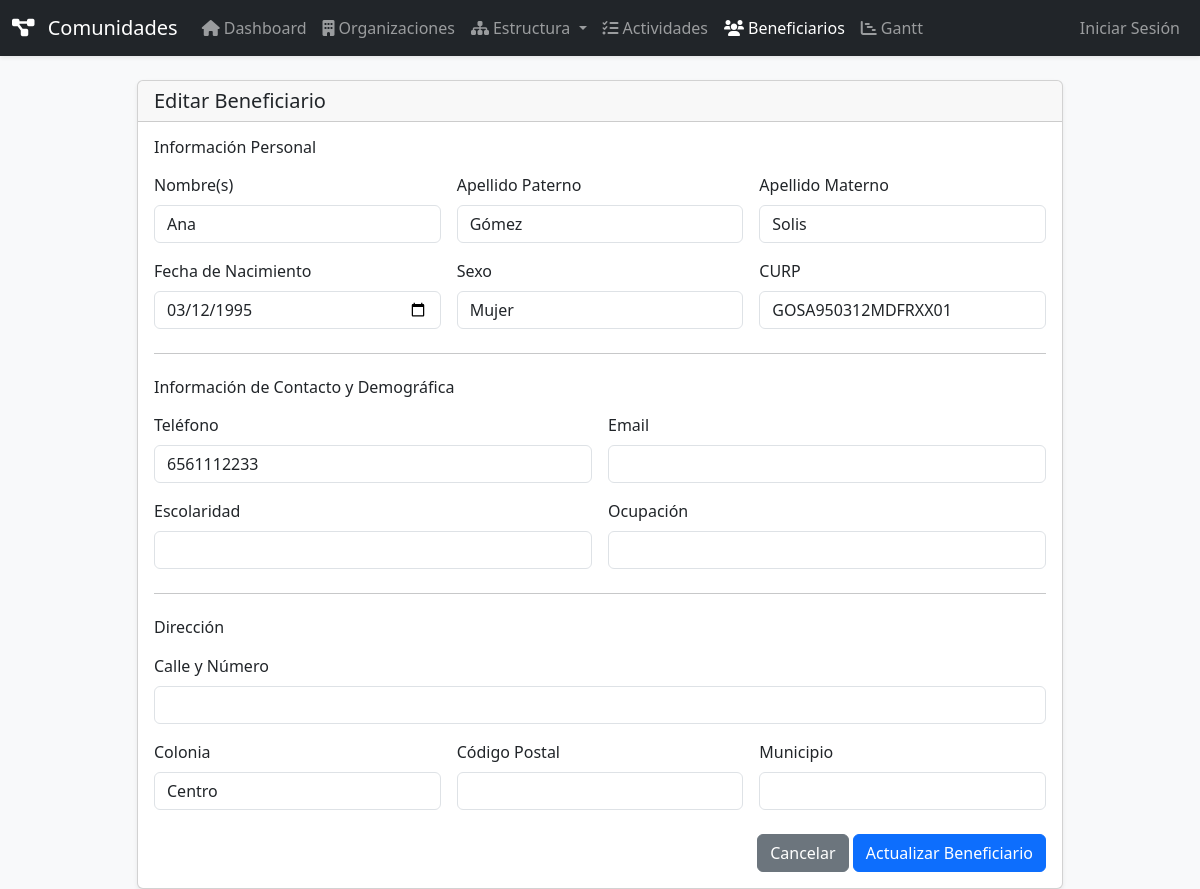
Screenshot of /beneficiarios/edit.php?id=1 with the database file from the repository.
### tables this page shows
CREATE TABLE beneficiarios (
    id INT AUTO_INCREMENT PRIMARY KEY,
    nombre VARCHAR(100) NOT NULL,
    apellido_paterno VARCHAR(100) NOT NULL,
    apellido_materno VARCHAR(100),
    fecha_nacimiento DATE,
    sexo VARCHAR(50),
    curp VARCHAR(18) UNIQUE,
    telefono VARCHAR(20),
    email VARCHAR(100),
    escolaridad VARCHAR(100),
    ocupacion VARCHAR(100),
    colonia VARCHAR(255),
    calle_numero VARCHAR(255),
    codigo_postal VARCHAR(10),
    municipio VARCHAR(100),
    estado VARCHAR(100),
    created_at TIMESTAMP DEFAULT CURRENT_TIMESTAMP,
    updated_at TIMESTAMP DEFAULT CURRENT_TIMESTAMP ON UPDATE CURRENT_TIMESTAMP
);

### beneficiarios/edit.php (the view, shortened to what this page needs)
<?php
require_once '../includes/config.php';
$id = (int)($_GET['id'] ?? 0);
try {
    $stmt = $pdo->prepare("SELECT * FROM beneficiarios WHERE id = ?");
    $stmt->execute([$id]);
    $b = $stmt->fetch();
} catch (PDOException $e) {
    die("Error en la base de datos: " . $e->getMessage());
}
include '../includes/header.php';
?>
<div class="row justify-content-center">
    <div class="col-lg-10">
        <div class="card shadow-sm">
            <div class="card-header"><h3 class="h5 mb-0">Editar Beneficiario</h3></div>
            <div class="card-body">
                <form action="update.php" method="POST">
                    <h4 class="h6 mb-3">Información Personal</h4>
                    <div class="row g-3">
                        <div class="col-md-4">
                            <label for="nombre" class="form-label">Nombre(s)</label>
                            <input type="text" class="form-control" id="nombre" name="nombre" value="<?= htmlspecialchars($b['nombre']) ?>" required>
                        </div>
                        <div class="col-md-4">
                            <label for="apellido_paterno" class="form-label">Apellido Paterno</label>
                            <input type="text" class="form-control" id="apellido_paterno" name="apellido_paterno" value="<?= htmlspecialchars($b['apellido_paterno']) ?>" required>
                        </div>
                        <div class="col-md-4">
                            <label for="apellido_materno" class="form-label">Apellido Materno</label>
                            <input type="text" class="form-control" id="apellido_materno" name="apellido_materno" value="<?= htmlspecialchars($b['apellido_materno']) ?>">
                        </div>
                        <div class="col-md-4">
                            <label for="fecha_nacimiento" class="form-label">Fecha de Nacimiento</label>
                            <input type="date" class="form-control" id="fecha_nacimiento" name="fecha_nacimiento" value="<?= htmlspecialchars($b['fecha_nacimiento']) ?>">
                        </div>
                        <div class="col-md-4">
                            <label for="sexo" class="form-label">Sexo</label>
                            <input type="text" class="form-control" id="sexo" name="sexo" value="<?= htmlspecialchars($b['sexo']) ?>">
                        </div>
                        <div class="col-md-4">
                            <label for="curp" class="form-label">CURP</label>
                            <input type="text" class="form-control" id="curp" name="curp" style="text-transform:uppercase" value="<?= htmlspecialchars($b['curp']) ?>">
                        </div>
                    </div>
                    <hr class="my-4">
                    <h4 class="h6 mb-3">Información de Contacto y Demográfica</h4>
                     <div class="row g-3">
                         <div class="col-md-6">
                            <label for="telefono" class="form-label">Teléfono</label>
                            <input type="tel" class="form-control" id="telefono" name="telefono" value="<?= htmlspecialchars($b['telefono']) ?>">
                        </div>
                        <div class="col-md-6">
                            <label for="email" class="form-label">Email</label>
                            <input type="email" class="form-control" id="email" name="email" value="<?= htmlspecialchars($b['email']) ?>">
                        </div>
                        <div class="col-md-6">
                            <label for="escolaridad" class="form-label">Escolaridad</label>
                            <input type="text" class="form-control" id="escolaridad" name="escolaridad" value="<?= htmlspecialchars($b['escolaridad']) ?>">
                        </div>
                        <div class="col-md-6">
                            <label for="ocupacion" class="form-label">Ocupación</label>
                            <input type="text" class="form-control" id="ocupacion" name="ocupacion" value="<?= htmlspecialchars($b['ocupacion']) ?>">
                        </div>
                    </div>
                    <hr class="my-4">
                    <h4 class="h6 mb-3">Dirección</h4>
                     <div class="row g-3">
                        <div class="col-12">
                            <label for="calle_numero" class="form-label">Calle y Número</label>
                            <input type="text" class="form-control" id="calle_numero" name="calle_numero" value="<?= htmlspecialchars($b['calle_numero']) ?>">
                        </div>
                        <div class="col-md-4">
                            <label for="colonia" class="form-label">Colonia</label>
                            <input type="text" class="form-control" id="colonia" name="colonia" value="<?= htmlspecialchars($b['colonia']) ?>">
                        </div>
                        <div class="col-md-4">
                            <label for="codigo_postal" class="form-label">Código Postal</label>
                            <input type="text" class="form-control" id="codigo_postal" name="codigo_postal" value="<?= htmlspecialchars($b['codigo_postal']) ?>">
                        </div>
                        <div class="col-md-4">
                            <label for="municipio" class="form-label">Municipio</label>
                            <input type="text" class="form-control" id="municipio" name="municipio" value="<?= htmlspecialchars($b['municipio']) ?>">
                        </div>
                     </div>
                    <div class="text-end mt-4">
                        <a href="index.php" class="btn btn-secondary">Cancelar</a>
                        <button type="submit" class="btn btn-primary">Actualizar Beneficiario</button>
                    </div>
                </form>
            </div>
        </div>
    </div>
</div>
<?php include '../includes/footer.php'; ?>

### rows the page displays
beneficiarios: nombre "Ana", apellido_paterno "Gómez", apellido_materno "Solis", fecha_nacimiento "03/12/1995", sexo "Mujer", curp "GOSA950312MDFRXX01", telefono "6561112233", colonia "Centro"
